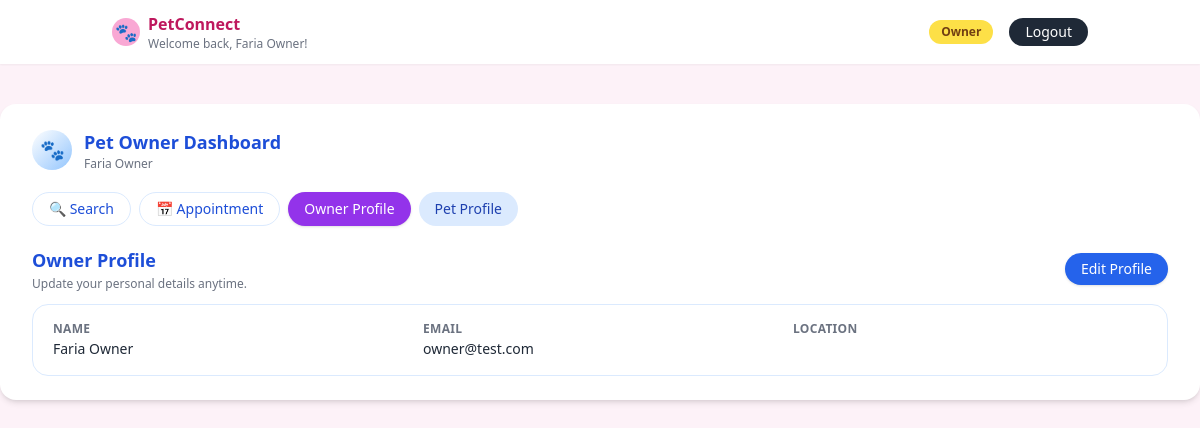
The app's page /owner/dashboard (signed in) with its own data.
### tables this page shows
CREATE TABLE owners (
    id INTEGER PRIMARY KEY AUTOINCREMENT,
    user_id INTEGER NOT NULL UNIQUE,
    name TEXT NOT NULL,
    email TEXT NOT NULL,
    location TEXT NOT NULL DEFAULT '',
    password TEXT NOT NULL DEFAULT '',
    FOREIGN KEY (user_id) REFERENCES users(id)
);

### app.py (the view)
@app.route("/owner/dashboard")
def owner_dashboard():
    if "user_id" not in session or session.get("role") != "owner":
        return redirect(url_for("login"))
    owner = get_or_create_owner_for_current_user()
    if not owner:
        flash("Owner profile not found.", "danger")
        return redirect(url_for("login"))
    conn = get_db()
    cur = conn.cursor()
    pets = cur.execute(
        "SELECT * FROM pets WHERE owner_id = ?", (owner["id"],)
    ).fetchall()
    conn.close()
    tab = request.args.get("tab", "owner")
    return render_template("owner_dashboard.html", owner=owner, pets=pets, tab=tab)

### app.py (called while the page is built, shortened)
def get_db():
    conn = sqlite3.connect(app.config["DATABASE"])
    conn.row_factory = sqlite3.Row
    return conn

def get_or_create_owner_for_current_user():
    user_id = session.get("user_id")
    if not user_id:
        return None
    conn = get_db()
    cur = conn.cursor()
    owner = cur.execute(
        "SELECT * FROM owners WHERE user_id = ?", (user_id,)
    ).fetchone()
    conn.close()
    return owner

### templates/owner_dashboard.html (shortened to what this page needs)
{% extends "base.html" %}
{% block content %}
<div class="space-y-5">
  <div class="flex items-center justify-between mb-2">
    <div class="flex items-center gap-3">
      <div class="w-10 h-10 rounded-full bg-gradient-to-br from-white to-blue-300 flex items-center justify-center text-xl">
        🐾
      </div>
      <div>
        <p class="text-lg font-semibold text-blue-700">Pet Owner Dashboard</p>
        <p class="text-xs text-gray-500">
          {{ owner['name'] if owner else 'Pet Lover' }}
        </p>
      </div>
    </div>
  </div>
  <div class="flex flex-wrap gap-2 mb-4">
    <a href="{{ url_for('owner_search') }}"
       class="px-4 py-1.5 rounded-full text-xs md:text-sm bg-white text-blue-700 border border-blue-100 hover:bg-blue-50 transition no-underline">
      🔍 Search
    </a>
    <a href="{{ url_for('owner_appointments') }}"
       class="px-4 py-1.5 rounded-full text-xs md:text-sm bg-white text-blue-700 border border-blue-100 hover:bg-blue-50 transition no-underline">
      📅 Appointment
    </a>
    <button id="tab-owner"
            type="button"
            onclick="showOwnerTab('owner')"
            class="px-4 py-1.5 rounded-full text-xs md:text-sm bg-purple-600 text-white shadow hover:bg-purple-700 transition">
      Owner Profile
    </button>
    <button id="tab-pets"
            type="button"
            onclick="showOwnerTab('pets')"
            class="px-4 py-1.5 rounded-full text-xs md:text-sm bg-blue-100 text-blue-800 hover:bg-blue-200 transition">
      Pet Profile
    </button>
  </div>
  <div id="owner-section" class="space-y-3">
    <div class="flex items-center justify-between mb-2">
      <div>
        <h2 class="text-lg font-semibold text-blue-700 mb-0.5">Owner Profile</h2>
        <p class="text-xs text-gray-500">Update your personal details anytime.</p>
      </div>
      <a href="{{ url_for('edit_owner_profile') }}"
         class="px-4 py-1.5 rounded-full bg-blue-600 text-white text-xs md:text-sm font-medium shadow hover:bg-blue-700 no-underline">
        Edit Profile
      </a>
    </div>
    <div class="bg-white border border-blue-100 rounded-2xl px-5 py-4">
      {% if owner %}
        <div class="grid gap-4 md:grid-cols-3 text-sm">
          <div>
            <p class="text-xs font-semibold text-gray-500 uppercase tracking-wide">Name</p>
            <p class="mt-0.5 text-sm text-gray-800">{{ owner['name'] }}</p>
          </div>
          <div>
            <p class="text-xs font-semibold text-gray-500 uppercase tracking-wide">Email</p>
            <p class="mt-0.5 text-sm text-gray-800">{{ owner['email'] }}</p>
          </div>
          <div>
            <p class="text-xs font-semibold text-gray-500 uppercase tracking-wide">Location</p>
          </div>
        </div>
      {% else %}
        <p class="text-sm text-gray-500">No owner found in the database.</p>
      {% endif %}
    </div>
  </div>
</div>
{% endblock %}

### templates/base.html (shortened to what this page needs)
<!DOCTYPE html>
<html lang="en">
<head>
  <script src="https://cdn.tailwindcss.com"></script>
</head>
<body class="bg-pink-50">
  <header class="bg-white shadow-sm">
    <div class="max-w-5xl mx-auto px-6 py-3 flex items-center justify-between">
      <div class="flex items-center space-x-2">
        <div class="w-7 h-7 rounded-full bg-pink-300 flex items-center justify-center">
          <span class="text-white text-lg">🐾</span>
        </div>
        <div>
          <p class="font-semibold text-pink-700">PetConnect</p>
          {% if session.get('user_name') %}
            <p class="text-xs text-gray-500">Welcome back, {{ session.get('user_name') }}!</p>
          {% endif %}
        </div>
      </div>
      <nav class="flex items-center space-x-4 text-sm">
        {% if session.get('user_id') %}
          <span class="px-3 py-1 rounded-full bg-yellow-300 text-xs font-semibold text-yellow-900">
            {{ session.get('role')|capitalize }}
          </span>
          <a href="{{ url_for('logout') }}"
             class="px-4 py-1 rounded-full bg-gray-800 text-white text-sm hover:bg-black transition">
            Logout
          </a>
        {% endif %}
      </nav>
    </div>
  </header>
  <main class="min-h-screen">
    <div class="max-w-7xl mx-auto mt-10">
      <div class="bg-white rounded-2xl shadow-md px-8 py-6">
        {% block content %}{% endblock %}
      </div>
    </div>
  </main>
</body>
</html>

### records on screen
owners: get "Faria Owner", name "Faria Owner", email "owner@test.com"

### other values on screen
{{ session.get('role')|capitalize }} "Owner"
